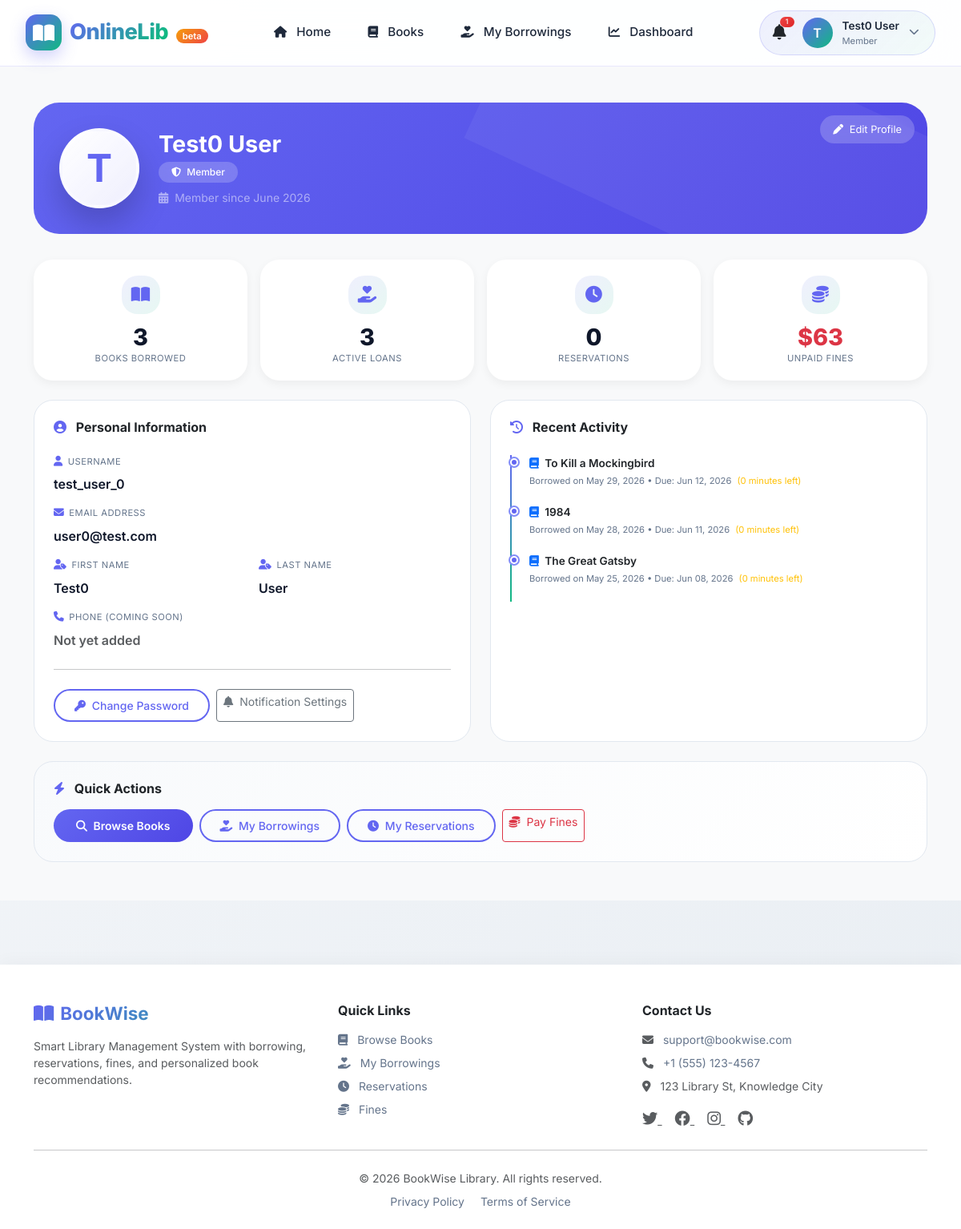
The page /accounts/profile/ (signed in) on the database its author committed.
### accounts/models.py (models this page shows, shortened)
class CustomUser(AbstractUser):
    class Role(models.TextChoices):
        ADMIN = "ADMIN", _("Admin")
        MEMBER = "MEMBER", _("Member")
    email = models.EmailField(_("email address"), unique=True)
    role = models.CharField(
        _("role"),
        max_length=10,
        choices=Role.choices,
        default=Role.MEMBER,
    )
    objects = CustomUserManager()
    USERNAME_FIELD = "username"
    REQUIRED_FIELDS = ["email"]
    class Meta:
        verbose_name = _("user")
        verbose_name_plural = _("users")

### borrowing/models.py (models this page shows, shortened)
class Borrow(models.Model):
    class StatusChoices(models.TextChoices):
        PENDING = "PENDING", "Pending Request"
        BORROWED = "BORROWED", "Borrowed"
        RETURNED = "RETURNED", "Returned"
        REJECTED = "REJECTED", "Rejected"
    user = models.ForeignKey(
        settings.AUTH_USER_MODEL,
        on_delete=models.CASCADE,
        related_name="borrowings",
    )
    book = models.ForeignKey(
        Book,
        on_delete=models.CASCADE,
        related_name="borrowings",
    )
    request_date = models.DateTimeField(default=timezone.now)
    borrow_date = models.DateTimeField(null=True, blank=True)
    due_date = models.DateTimeField(null=True, blank=True)
    return_date = models.DateTimeField(null=True, blank=True)
    status = models.CharField(
        max_length=10,
        choices=StatusChoices.choices,
        default=StatusChoices.PENDING,
    )
    approved_by = models.ForeignKey(
        settings.AUTH_USER_MODEL,
        on_delete=models.SET_NULL,
        null=True,
        blank=True,
        related_name="approved_borrowings",
    )
    rejected_reason = models.TextField(blank=True, default="")
    class Meta:
        ordering = ["-request_date"]

### books/models.py (models this page shows, shortened)
class Book(models.Model):
    title = models.CharField(max_length=255)
    author = models.CharField(max_length=255)
    genre = models.CharField(max_length=100)
    description = models.TextField(blank=True)
    publish_year = models.PositiveIntegerField()
    isbn = models.CharField(
        max_length=13,
        unique=True,
        validators=[
            RegexValidator(
                regex=r'^\d{13}$',
                message="ISBN must be exactly 13 digits.",
                code="invalid_isbn"
            )
        ]
    )
    total_copies = models.PositiveIntegerField(default=1)
    available_copies = models.PositiveIntegerField(default=1)
    cover_image = models.ImageField(upload_to="book_covers/", blank=True)
    def __init__(self, *args, **kwargs):
        available_copies_was_provided = "available_copies" in kwargs
        super().__init__(*args, **kwargs)
        self._available_copies_was_provided = available_copies_was_provided
    def __setattr__(self, name, value):
        if name == "available_copies" and "_available_copies_was_provided" in self.__dict__:
            self.__dict__["_available_copies_was_provided"] = True
        super().__setattr__(name, value)
    class Meta:
        ordering = ["title"]
        verbose_name = "book"
        verbose_name_plural = "books"

### accounts/views.py (the view)
# urls.py: path("profile/", ProfileView.as_view(), name="profile"),
class ProfileView(LoginRequiredMixin, TemplateView):
    template_name = "accounts/profile.html"
    login_url = reverse_lazy("accounts:login")
    def get_context_data(self, **kwargs):
        context = super().get_context_data(**kwargs)
        user = self.request.user
        context['total_borrowed'] = Borrow.objects.filter(user=user).count()
        context['active_borrowings'] = Borrow.objects.filter(
            user=user,
            status=Borrow.StatusChoices.BORROWED
        ).count()
        context['active_reservations'] = Reservation.objects.filter(
            user=user
        ).exclude(
            status__in=[
                Reservation.StatusChoices.CANCELLED,
                Reservation.StatusChoices.COMPLETED
            ]
        ).count()
        total_fines = Fine.objects.filter(
            user=user,
            is_paid=False
        ).aggregate(total=Sum('amount'))['total']
        context['total_fines'] = total_fines or 0
        context['recent_borrowings'] = Borrow.objects.filter(
            user=user
        ).select_related('book').order_by('-borrow_date')[:5]
        return context

### templates/accounts/profile.html (shortened to what this page needs)
{% extends "base.html" %}
{% load static %}
{% block content %}
<section class="py-4 py-md-5 bg-light min-vh-100">
    <div class="container">
        <div class="profile-header">
            <div class="row align-items-center">
                <div class="col-md-auto text-center text-md-start">
                    <div class="profile-avatar mx-auto mx-md-0">
                        {{ user.username|first|upper }}
                    </div>
                </div>
                <div class="col-md mt-3 mt-md-0 text-center text-md-start">
                    <h1 class="profile-name">{{ user.get_full_name|default:user.username }}</h1>
                    <div>
                        <span class="profile-role">
                            <i class="fas fa-shield-alt me-1"></i> {{ user.get_role_display }}
                        </span>
                    </div>
                    <p class="text-white-50 mt-2 mb-0 small">
                        <i class="fas fa-calendar-alt me-1"></i> Member since {{ user.date_joined|date:"F Y" }}
                    </p>
                </div>
                <div class="col-md-auto text-center text-md-end mt-3 mt-md-0">
                    <button class="edit-btn" id="editProfileBtn" data-bs-toggle="modal" data-bs-target="#editProfileModal">
                        <i class="fas fa-pen me-1"></i> Edit Profile
                    </button>
                </div>
            </div>
        </div>
        <div class="row g-3 mb-4">
            <div class="col-sm-6 col-lg-3">
                <div class="stat-box-profile">
                    <div class="stat-icon-profile">
                        <i class="fas fa-book-open"></i>
                    </div>
                    <div class="stat-number-profile">{{ total_borrowed|default:"0" }}</div>
                    <div class="stat-label-profile">Books Borrowed</div>
                </div>
            </div>
            <div class="col-sm-6 col-lg-3">
                <div class="stat-box-profile">
                    <div class="stat-icon-profile">
                        <i class="fas fa-hand-holding-heart"></i>
                    </div>
                    <div class="stat-number-profile">{{ active_borrowings|default:"0" }}</div>
                    <div class="stat-label-profile">Active Loans</div>
                </div>
            </div>
            <div class="col-sm-6 col-lg-3">
                <div class="stat-box-profile">
                    <div class="stat-icon-profile">
                        <i class="fas fa-clock"></i>
                    </div>
                    <div class="stat-number-profile">{{ active_reservations|default:"0" }}</div>
                    <div class="stat-label-profile">Reservations</div>
                </div>
            </div>
            <div class="col-sm-6 col-lg-3">
                <div class="stat-box-profile">
                    <div class="stat-icon-profile">
                        <i class="fas fa-coins"></i>
                    </div>
                    <div class="stat-number-profile {% if total_fines > 0 %}text-danger{% endif %}">
                        ${{ total_fines|default:"0" }}
                    </div>
                    <div class="stat-label-profile">Unpaid Fines</div>
                </div>
            </div>
        </div>
        <div class="row g-4">
            <div class="col-lg-6">
                <div class="info-card">
                    <h6 class="fw-bold mb-4">
                        <i class="fas fa-user-circle me-2" style="color: var(--primary);"></i>
                        Personal Information
                    </h6>
                    <div class="row g-3">
                        <div class="col-12">
                            <div class="info-label">
                                <i class="fas fa-user"></i> Username
                            </div>
                            <div class="info-value">{{ user.username }}</div>
                        </div>
                        <div class="col-12">
                            <div class="info-label">
                                <i class="fas fa-envelope"></i> Email Address
                            </div>
                            <div class="info-value">{{ user.email }}</div>
                        </div>
                        <div class="col-md-6">
                            <div class="info-label">
                                <i class="fas fa-user-tag"></i> First Name
                            </div>
                            <div class="info-value">{{ user.first_name|default:"—" }}</div>
                        </div>
                        <div class="col-md-6">
                            <div class="info-label">
                                <i class="fas fa-user-tag"></i> Last Name
                            </div>
                            <div class="info-value">{{ user.last_name|default:"—" }}</div>
                        </div>
                        <div class="col-12">
                            <div class="info-label">
                                <i class="fas fa-phone"></i> Phone (Coming Soon)
                            </div>
                            <div class="info-value text-muted">Not yet added</div>
                        </div>
                    </div>
                    <hr class="my-4">
                    <div class="d-flex gap-2 flex-wrap">
                        <a href="#" class="btn btn-outline-primary btn-sm" id="changePasswordBtn">
                            <i class="fas fa-key me-1"></i> Change Password
                        </a>
                        <a href="#" class="btn btn-outline-secondary btn-sm">
                            <i class="fas fa-bell me-1"></i> Notification Settings
                        </a>
                    </div>
                </div>
            </div>
            <div class="col-lg-6">
                <div class="info-card">
                    <h6 class="fw-bold mb-4">
                        <i class="fas fa-history me-2" style="color: var(--primary);"></i>
                        Recent Activity
                    </h6>
                    {% if recent_borrowings %}
                        <div class="activity-timeline">
                            {% for borrow in recent_borrowings %}
                                <div class="activity-item">
                                    <div class="activity-title">
                                        {% if borrow.status == 'BORROWED' %}
                                            <i class="fas fa-book text-primary me-1"></i>
                                        {% else %}
                                            <i class="fas fa-check-circle text-success me-1"></i>
                                        {% endif %}
                                        {{ borrow.book.title }}
                                    </div>
                                    <div class="activity-date">
                                        {% if borrow.status == 'BORROWED' %}
                                            Borrowed on {{ borrow.borrow_date|date:"M d, Y" }}
                                            • Due: {{ borrow.due_date|date:"M d, Y" }}
                                            {% if borrow.due_date|timesince >= "0" %}
                                                <span class="text-warning ms-1">
                                                    ({{ borrow.due_date|timeuntil }} left)
                                                </span>
                                            {% endif %}
                                        {% else %}
                                            Returned on {{ borrow.return_date|date:"M d, Y" }}
                                        {% endif %}
                                    </div>
                                </div>
                            {% endfor %}
                        </div>
                    {% endif %}
                </div>
            </div>
        </div>
        <div class="row mt-4">
            <div class="col-12">
                <div class="info-card" style="background: linear-gradient(135deg, #f8fafc, white);">
                    <h6 class="fw-bold mb-3">
                        <i class="fas fa-bolt me-2" style="color: var(--primary);"></i>
                        Quick Actions
                    </h6>
                    <div class="d-flex flex-wrap gap-2">
                        <a href="{% url 'books:book_list' %}" class="btn btn-sm btn-primary">
                            <i class="fas fa-search me-1"></i> Browse Books
                        </a>
                        <a href="{% url 'borrowing:borrow_list' %}" class="btn btn-sm btn-outline-primary">
                            <i class="fas fa-hand-holding-heart me-1"></i> My Borrowings
                        </a>
                        <a href="{% url 'borrowing:reservation_list' %}" class="btn btn-sm btn-outline-primary">
                            <i class="fas fa-clock me-1"></i> My Reservations
                        </a>
                        <a href="{% url 'borrowing:fine_list' %}" class="btn btn-sm btn-outline-danger">
                            <i class="fas fa-coins me-1"></i> Pay Fines
                        </a>
                    </div>
                </div>
            </div>
        </div>
    </div>
</section>
{% endblock %}

### templates/navbar.html (shortened to what this page needs)
{% load static %}
<header class="modern-header" id="modernHeader">
    <div class="header-container">
        <a href="{% url 'dashboard:home' %}" class="logo">
            <div class="logo-icon">
                <i class="fas fa-book-open"></i>
            </div>
            <div>
                <span class="logo-text">OnlineLib</span>
                <span class="logo-badge">beta</span>
            </div>
        </a>
        <div class="nav-menu" id="navMenu">
            <a href="{% url 'dashboard:home' %}" class="nav-link-custom" data-nav="home">
                <i class="fas fa-home"></i> Home
            </a>
            <a href="{% url 'books:book_list' %}" class="nav-link-custom" data-nav="books">
                <i class="fas fa-book"></i> Books
            </a>
            {% if user.is_authenticated %}
            <a href="{% url 'borrowing:borrow_list' %}" class="nav-link-custom" data-nav="borrowings">
                <i class="fas fa-hand-holding-heart"></i> My Borrowings
            </a>
            <a href="{% url 'dashboard:user-dashboard' %}" class="nav-link-custom" data-nav="dashboard">
                <i class="fas fa-chart-line"></i> Dashboard
            </a>
            {% endif %}
        </div>
        <div>
            {% if user.is_authenticated %}
            <div class="user-dropdown" id="userDropdown">
                <div class="user-btn" id="userBtn">
                    <a href="{% url 'notif:list' %}"
                       class="text-decoration-none me-2"
                       style="color: inherit; position: relative;"
                       onclick="event.stopPropagation();">
                        <i class="fas fa-bell" style="font-size: 1.2rem;"></i>
                        <span id="notifBadge"
                              class="badge bg-danger rounded-pill"
                              style="position: absolute; top: -8px; right: -10px; font-size: 0.55rem; padding: 2px 7px; display: none; min-width: 18px; animation: pulse 2s infinite;">
                        </span>
                    </a>
                    <div class="user-avatar">
                        {{ user.username|first|upper }}
                    </div>
                    <div class="user-info">
                        <div class="user-name">{{ user.get_full_name|default:user.username|truncatechars:12 }}</div>
                        <div class="user-role">{{ user.get_role_display }}</div>
                    </div>
                    <i class="fas fa-chevron-down dropdown-icon"></i>
                </div>
            </div>
            {% endif %}
        </div>
    </div>
</header>

### rows shown on the page
CustomUser: username|first "T", get_full_name "Test0 User", role "Member", date_joined "June 2026", username "test_user_0", email "user0@test.com", first_name "Test0", last_name "User"
Borrow: status "BORROWED" (drawn), book "To Kill a Mockingbird", borrow_date "May 29, 2026", due_date "Jun 12, 2026", due_date "0 minutes"
Borrow: status "BORROWED" (drawn), book "1984", borrow_date "May 28, 2026", due_date "Jun 11, 2026", due_date "0 minutes"
Borrow: status "BORROWED" (drawn), book "The Great Gatsby", borrow_date "May 25, 2026", due_date "Jun 08, 2026", due_date "0 minutes"

### other values the page prints
{{ total_borrowed|default:"0" }} "3"
{{ active_borrowings|default:"0" }} "3"
{{ active_reservations|default:"0" }} "0"
{{ total_fines|default:"0" }} "63"
